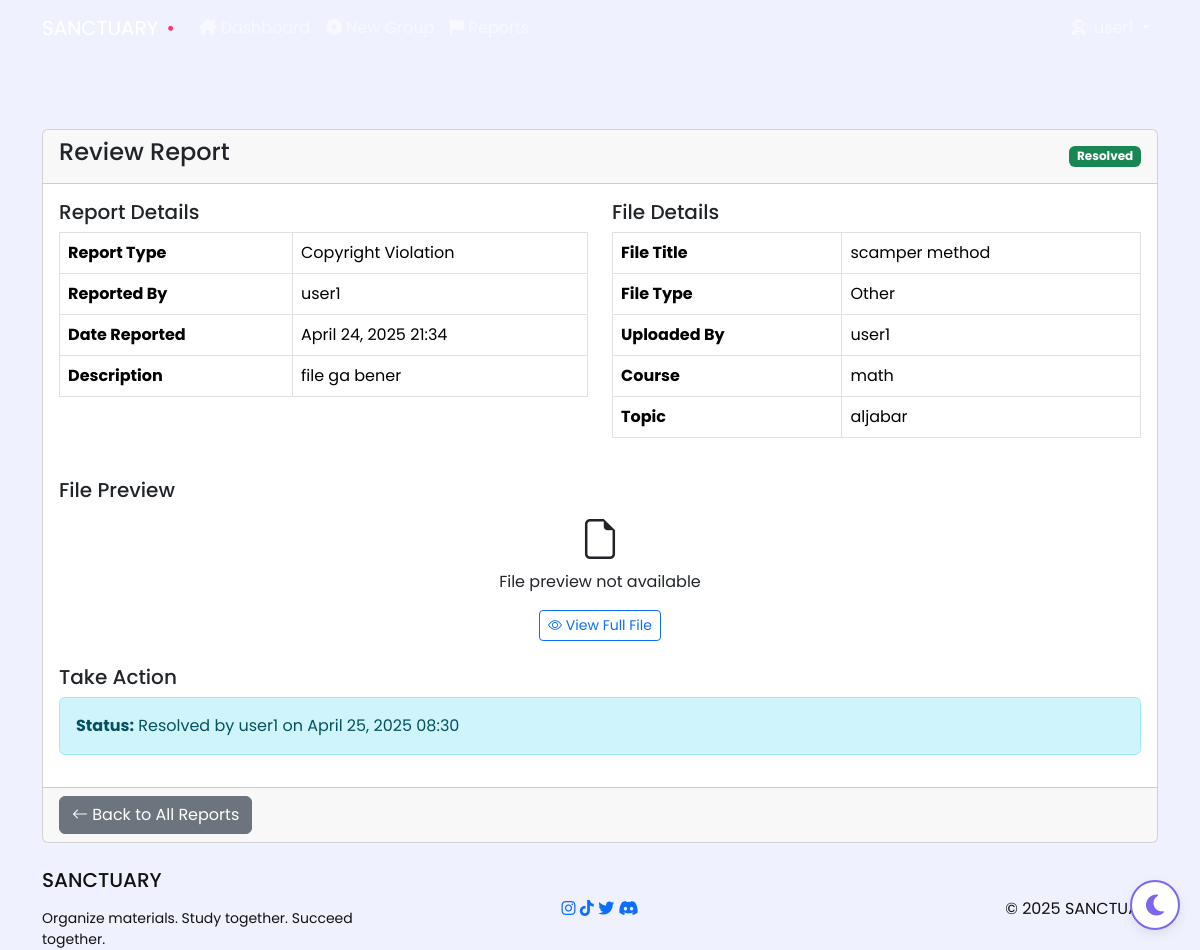
The page /reports/1/review/ (signed in) on the database its author committed.
### core/models.py (models this page shows, shortened)
class Report(models.Model):
    REPORT_TYPE_CHOICES = (
        ('inappropriate_content', 'Inappropriate Content'),
        ('copyright_violation', 'Copyright Violation'),
        ('spam', 'Spam'),
        ('other', 'Other'),
    )
    STATUS_CHOICES = (
        ('pending', 'Pending'),
        ('under_review', 'Under Review'),
        ('resolved', 'Resolved'),
        ('rejected', 'Rejected'),
    )
    file = models.ForeignKey(LearningFile, on_delete=models.CASCADE, related_name='reports')
    reported_by = models.ForeignKey(User, on_delete=models.CASCADE, related_name='reported_files')
    report_type = models.CharField(max_length=30, choices=REPORT_TYPE_CHOICES)
    description = models.TextField()
    status = models.CharField(max_length=20, choices=STATUS_CHOICES, default='pending')
    created_at = models.DateTimeField(auto_now_add=True)
    updated_at = models.DateTimeField(auto_now=True)
    resolved_by = models.ForeignKey(User, on_delete=models.SET_NULL, null=True, blank=True, related_name='resolved_reports')

class User(AbstractUser):
    ROLE_CHOICES = (
        ('super_admin', 'Super Admin'),
        ('admin', 'Admin'),
        ('user', 'User'),
    )
    role = models.CharField(max_length=20, choices=ROLE_CHOICES, default='user')
    profile_photo = models.ImageField(upload_to='profile_photos/', null=True, blank=True)
    def is_super_admin(self):
        return self.role == 'super_admin'

class LearningFile(models.Model):
    FILE_TYPE_CHOICES = (
        ('image', 'Image'),
        ('pdf', 'PDF'),
        ('code', 'Code'),
        ('document', 'Document'),
        ('video', 'Video'),
        ('audio', 'Audio'),
        ('other', 'Other'),
    )
    title = models.CharField(max_length=100)
    description = models.TextField(blank=True, null=True)
    file = models.FileField(upload_to=get_hashed_filename)
    file_type = models.CharField(max_length=20, choices=FILE_TYPE_CHOICES, default='other')
    topic = models.ForeignKey(Topic, on_delete=models.CASCADE, related_name='files')
    course = models.ForeignKey(Course, on_delete=models.CASCADE, related_name='files')
    uploaded_by = models.ForeignKey(User, on_delete=models.CASCADE, related_name='uploaded_files')
    created_at = models.DateTimeField(auto_now_add=True)
    updated_at = models.DateTimeField(auto_now=True)
    share_token = models.CharField(max_length=32, null=True, blank=True)
    views_count = models.PositiveIntegerField(default=0)
    downloads_count = models.PositiveIntegerField(default=0)

class Course(models.Model):
    course_name = models.CharField(max_length=100)
    group = models.ForeignKey(StudyGroup, on_delete=models.CASCADE, related_name='courses')
    created_by = models.ForeignKey(User, on_delete=models.CASCADE, related_name='created_courses')
    created_at = models.DateTimeField(auto_now_add=True)
    updated_at = models.DateTimeField(auto_now=True)

class Topic(models.Model):
    topic_name = models.CharField(max_length=100)
    course = models.ForeignKey(Course, on_delete=models.CASCADE, related_name='topics')
    created_by = models.ForeignKey(User, on_delete=models.CASCADE, related_name='created_topics')
    created_at = models.DateTimeField(auto_now_add=True)
    updated_at = models.DateTimeField(auto_now=True)

### core/views.py (the view, shortened to what this page needs)
# urls.py: path('reports/<int:report_id>/review/', views.review_report, name='review_report'),
@login_required
def review_report(request, report_id):
    report = get_object_or_404(Report, id=report_id)
    if not request.user.is_super_admin() and not (
        request.user.role == 'admin' and report.file.course.group.created_by == request.user or
        StudyGroup.objects.filter(created_by=request.user, id=report.file.course.group.id).exists()
    ):
        return HttpResponseForbidden("You don't have permission to review this report.")
    return render(request, 'core/review_report.html', {'report': report})

### core/templates/core/review_report.html
{% extends 'base/base.html' %}
{% load static %}
{% block content %}
<div class="container mt-4">
    <div class="card">
        <div class="card-header d-flex justify-content-between align-items-center">
            <h4>Review Report</h4>
            <span class="badge {% if report.status == 'pending' %}bg-warning text-dark{% elif report.status == 'under_review' %}bg-info text-dark{% elif report.status == 'resolved' %}bg-success{% else %}bg-danger{% endif %}">
                {{ report.get_status_display }}
            </span>
        </div>
        <div class="card-body">
            <div class="row">
                <div class="col-md-6">
                    <h5>Report Details</h5>
                    <table class="table table-bordered">
                        <tr>
                            <th>Report Type</th>
                            <td>{{ report.get_report_type_display }}</td>
                        </tr>
                        <tr>
                            <th>Reported By</th>
                            <td>{{ report.reported_by.username }}</td>
                        </tr>
                        <tr>
                            <th>Date Reported</th>
                            <td>{{ report.created_at|date:"F d, Y H:i" }}</td>
                        </tr>
                        <tr>
                            <th>Description</th>
                            <td>{{ report.description }}</td>
                        </tr>
                    </table>
                </div>
                <div class="col-md-6">
                    <h5>File Details</h5>
                    <table class="table table-bordered">
                        <tr>
                            <th>File Title</th>
                            <td>{{ report.file.title }}</td>
                        </tr>
                        <tr>
                            <th>File Type</th>
                            <td>{{ report.file.get_file_type_display }}</td>
                        </tr>
                        <tr>
                            <th>Uploaded By</th>
                            <td>{{ report.file.uploaded_by.username }}</td>
                        </tr>
                        <tr>
                            <th>Course</th>
                            <td>{{ report.file.course.course_name }}</td>
                        </tr>
                        <tr>
                            <th>Topic</th>
                            <td>{{ report.file.topic.topic_name }}</td>
                        </tr>
                    </table>
                </div>
            </div>
            <div class="mt-4">
                <h5>File Preview</h5>
                <div class="mb-3">
                    {% if report.file.file_type == 'image' %}
                        <div class="text-center">
                            <img src="{{ report.file.file.url }}" class="img-fluid rounded" style="max-height: 300px;" alt="{{ report.file.title }}">
                        </div>
                    {% elif report.file.file_type == 'pdf' %}
                        <div class="ratio ratio-16x9" style="height: 300px;">
                            <embed src="{{ report.file.file.url }}" type="application/pdf" width="100%" height="300px" />
                        </div>
                    {% else %}
                        <p class="text-center">
                            <i class="bi bi-file-earmark fs-1"></i><br>
                            File preview not available
                        </p>
                    {% endif %}
                    <div class="d-flex justify-content-center mt-2">
                        <a href="{{ report.file.file.url }}" class="btn btn-sm btn-outline-primary" target="_blank">
                            <i class="bi bi-eye"></i> View Full File
                        </a>
                    </div>
                </div>
            </div>
            <div class="mt-4">
                <h5>Take Action</h5>
                <div class="d-flex gap-2">
                    {% if report.status != 'resolved' and report.status != 'rejected' %}
                        <form action="{% url 'review_report' report.id %}" method="post" class="d-inline">
                            {% csrf_token %}
                            <input type="hidden" name="action" value="resolve">
                            <button type="submit" class="btn btn-success">
                                <i class="bi bi-check-circle"></i> Resolve Report
                            </button>
                        </form>
                        <form action="{% url 'review_report' report.id %}" method="post" class="d-inline">
                            {% csrf_token %}
                            <input type="hidden" name="action" value="reject">
                            <button type="submit" class="btn btn-secondary">
                                <i class="bi bi-x-circle"></i> Reject Report
                            </button>
                        </form>
                        <form action="{% url 'review_report' report.id %}" method="post" class="d-inline ms-auto">
                            {% csrf_token %}
                            <input type="hidden" name="action" value="delete_file">
                            <button type="submit" class="btn btn-danger" onclick="return confirm('Are you sure you want to delete this file? This action cannot be undone.')">
                                <i class="bi bi-trash"></i> Remove File
                            </button>
                        </form>
                    {% else %}
                        <div class="alert alert-info w-100">
                            <p class="mb-0">
                                <strong>Status:</strong> {{ report.get_status_display }}
                                {% if report.resolved_by %}
                                    by {{ report.resolved_by.username }} on {{ report.updated_at|date:"F d, Y H:i" }}
                                {% endif %}
                            </p>
                        </div>
                    {% endif %}
                </div>
            </div>
        </div>
        <div class="card-footer">
            <a href="{% url 'manage_reports' %}" class="btn btn-secondary">
                <i class="bi bi-arrow-left"></i> Back to All Reports
            </a>
        </div>
    </div>
</div>
{% endblock %}

### core/templates/base/base.html (style rules this page uses)
:root { --primary-color: #7B68EE; --primary-dark: #6A5ACD; --secondary-color: #00D1FF; --accent-color: #FF3366; --success-color: #00E676; --warning-color: #FFEA00; --dark-color: #121212; --light-color: #F8F9FA; --border-radius-sm: 8px; --border-radius: 12px; --border-radius-lg: 20px; --box-shadow: 0 4px 12px rgba(0, 0, 0, 0.08); --transition-speed: 0.3s; --bg-color: #F0F1FF; --text-color: #121212; --card-bg: #ffffff; --navbar-gradient: linear-gradient(135deg, var(--primary-color) 0%, var(--primary-dark) 100%); --footer-gradient: linear-gradient(135deg, rgba(123, 104, 238, 0.1) 0%, rgba(0, 209, 255, 0.05) 100%); --card-shadow: 0 4px 12px rgba(0, 0, 0, 0.08); --border-color: #EAEAEA; --form-bg: #ffffff; }
body { min-height: 100vh; display: flex; flex-direction: column; font-family: 'Poppins', sans-serif; background-color: var(--bg-color); color: var(--text-color); transition: background-color var(--transition-speed) ease, color var(--transition-speed) ease; overflow-x: hidden; }
.card, .btn, .nav-link, .form-control { transition: background-color 0.2s ease, color 0.2s ease; }

### rows shown on the page
Report: status "Resolved", report_type "Copyright Violation", reported_by.username "user1", created_at "April 24, 2025 21:34", description "file ga bener", file "scamper method", file.file_type "Other", file.uploaded_by.username "user1", file.course.course_name "math", file.topic.topic_name "aljabar", resolved_by.username "user1", updated_at "April 25, 2025 08:30"
